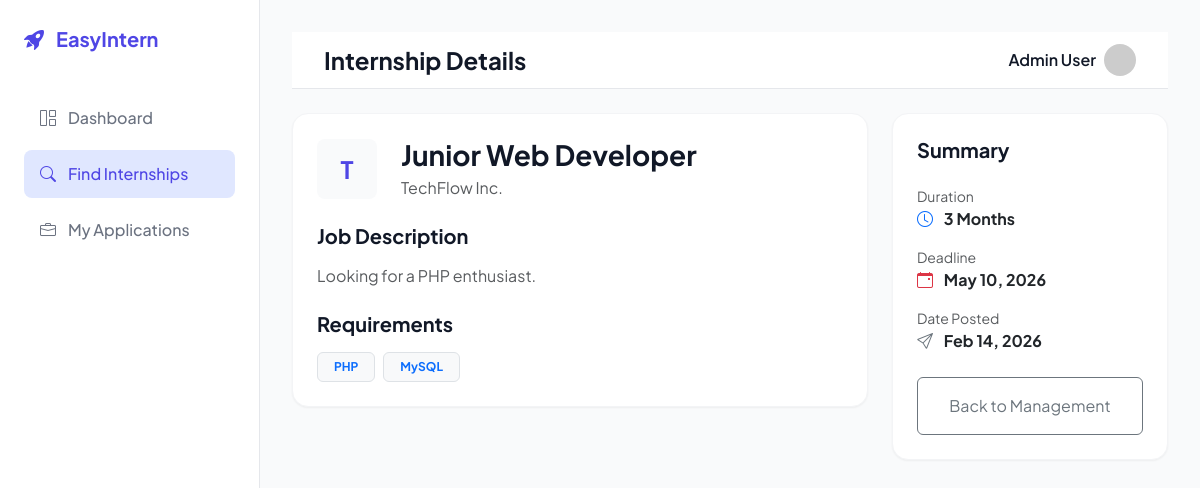
Screenshot of /internship_details.php?id=1 (signed in) with the database file from the repository.
### tables this page shows
CREATE TABLE IF NOT EXISTS internships (
    id INT AUTO_INCREMENT PRIMARY KEY,
    company_id INT,
    title VARCHAR(255) NOT NULL,
    description TEXT NOT NULL,
    requirements TEXT,  
    duration VARCHAR(100),
    deadline DATE,
    company_name VARCHAR(255),
    status ENUM('Active', 'Expired') DEFAULT 'Active',
    created_at TIMESTAMP DEFAULT CURRENT_TIMESTAMP,
    FOREIGN KEY (company_id) REFERENCES users(id) ON DELETE CASCADE
);

### internship_details.php (the view, shortened to what this page needs)
<?php
require 'includes/db.php';
$id = $_GET['id'] ?? null;
$stmt = $pdo->prepare("SELECT * FROM internships WHERE id = ?");
$stmt->execute([$id]);
$intern = $stmt->fetch();
$role = $_SESSION['role'];
?>
<!DOCTYPE html>
<html lang="en">
<head>
    <link href="https://cdn.jsdelivr.net/npm/bootstrap@5.3.0/dist/css/bootstrap.min.css" rel="stylesheet">
    <link rel="stylesheet" href="assets/css/saas-style.css">
    <link rel="stylesheet" href="https://cdn.jsdelivr.net/npm/bootstrap-icons@1.11.1/font/bootstrap-icons.css">
</head>
<body>
<div class="dashboard-wrapper">
    <aside class="sidebar">
        <div class="sidebar-logo">
            <?php if ($role === 'Company'): ?>
                <i class="bi bi-building-fill-check"></i> TechFlow
            <?php else: ?>
                <i class="bi bi-rocket-takeoff-fill"></i> EasyIntern
            <?php endif; ?>
        </div>
        <nav class="d-flex flex-column h-100">
            <?php if ($role === 'Company'): ?>
                <a href="company_dashboard.php" class="nav-item"><i class="bi bi-grid-1x2"></i> Overview</a>
                <a href="post_internship.php" class="nav-item"><i class="bi bi-plus-circle"></i> Post New</a>
                <a href="manage_internships.php" class="nav-item active"><i class="bi bi-list-task"></i> My Internships</a>
                <a href="all_applications.php" class="nav-item"><i class="bi bi-people"></i> Applicants</a>
            <?php else: ?>
                <a href="student_dashboard.php" class="nav-item"><i class="bi bi-grid-1x2"></i> Dashboard</a>
                <a href="internships.php" class="nav-item active"><i class="bi bi-search"></i> Find Internships</a>
                <a href="applications.php" class="nav-item"><i class="bi bi-briefcase"></i> My Applications</a>
            <?php endif; ?>
        </nav>
    </aside>
    <main class="main-content">
        <header class="top-navbar mb-4">
            <h4 class="mb-0 fw-bold me-auto">Internship Details</h4>
            <div class="d-flex align-items-center gap-2">
                <span class="fw-semibold"><?php echo htmlspecialchars($_SESSION['name']); ?></span>
                <img src="https://ui-avatars.com/api/?name=<?php echo urlencode($_SESSION['name']); ?>&background=4f46e5&color=fff" class="rounded-circle" width="32">
            </div>
        </header>
        <div class="row g-4">
            <div class="col-lg-8">
                <div class="glass-card mb-4">
                    <div class="d-flex align-items-center gap-4 mb-4">
                        <div class="company-logo" style="width: 60px; height: 60px; font-size: 1.5rem;">
                            <?php echo substr($intern['company_name'], 0, 1); ?>
                        </div>
                        <div>
                            <h3 class="fw-bold mb-1"><?php echo htmlspecialchars($intern['title']); ?></h3>
                            <p class="text-muted mb-0"><?php echo htmlspecialchars($intern['company_name']); ?></p>
                        </div>
                    </div>
                    <h5 class="fw-bold mb-3">Job Description</h5>
                    <p class="text-muted" style="white-space: pre-line;"><?php echo htmlspecialchars($intern['description']); ?></p>
                    <h5 class="fw-bold mb-3 mt-4">Requirements</h5>
                    <div class="d-flex flex-wrap gap-2">
                        <?php
                        $reqs = explode(',', $intern['requirements']);
                        foreach($reqs as $req): if(trim($req)):
                        ?>
                            <span class="badge bg-light text-primary border px-3 py-2"><?php echo htmlspecialchars(trim($req)); ?></span>
                        <?php endif; endforeach; ?>
                    </div>
                </div>
            </div>
            <div class="col-lg-4">
                <div class="glass-card mb-4">
                    <h5 class="fw-bold mb-4">Summary</h5>
                    <div class="mb-3">
                        <label class="small text-muted d-block">Duration</label>
                        <span class="fw-bold text-dark"><i class="bi bi-clock me-2 text-primary"></i> <?php echo $intern['duration']; ?></span>
                    </div>
                    <div class="mb-3">
                        <label class="small text-muted d-block">Deadline</label>
                        <span class="fw-bold text-dark"><i class="bi bi-calendar-event me-2 text-danger"></i> <?php echo date('M d, Y', strtotime($intern['deadline'])); ?></span>
                    </div>
                    <div class="mb-4">
                        <label class="small text-muted d-block">Date Posted</label>
                        <span class="fw-bold text-dark"><i class="bi bi-send me-2 text-secondary"></i> <?php echo date('M d, Y', strtotime($intern['created_at'])); ?></span>
                    </div>
                    <?php if ($role === 'Student'): ?>
                        <a href="apply.php?id=<?php echo $intern['id']; ?>" class="btn-indigo w-100 py-3 text-center text-decoration-none">Apply Now</a>
                    <?php else: ?>
                        <a href="manage_internships.php" class="btn btn-outline-secondary w-100 py-3">Back to Management</a>
                    <?php endif; ?>
                </div>
            </div>
        </div>
    </main>
</div>
</body>
</html>

### assets/css/saas-style.css (style rules this page uses)
:root { --primary: #4f46e5; --primary-light: #e0e7ff; --secondary: #10b981; --bg-light: #f9fafb; --bg-white: #ffffff; --text-dark: #111827; --text-muted: #6b7280; --sidebar-width: 260px; --transition: all 0.3s cubic-bezier(0.4, 0, 0.2, 1); --shadow-sm: 0 1px 2px 0 rgb(0 0 0 / 0.05); --shadow-md: 0 4px 6px -1px rgb(0 0 0 / 0.1), 0 2px 4px -2px rgb(0 0 0 / 0.1); }
body { font-family: 'Plus Jakarta Sans', sans-serif; background-color: var(--bg-light); color: var(--text-dark); overflow-x: hidden; }
.dashboard-wrapper { display: flex; min-height: 100vh; }
.sidebar { width: var(--sidebar-width); background: var(--bg-white); border-right: 1px solid #e5e7eb; padding: 1.5rem; position: fixed; height: 100vh; z-index: 50; transition: var(--transition); }
.sidebar-logo { font-size: 1.25rem; font-weight: 700; color: var(--primary); display: flex; align-items: center; gap: 0.75rem; margin-bottom: 2.5rem; }
.nav-item { display: flex; align-items: center; gap: 0.75rem; padding: 0.75rem 1rem; border-radius: 0.5rem; color: var(--text-muted); text-decoration: none; font-weight: 500; margin-bottom: 0.5rem; transition: var(--transition); }
.nav-item:hover, .nav-item.active { background: var(--primary-light); color: var(--primary); }
.main-content { margin-left: var(--sidebar-width); flex: 1; padding: 2rem; }
.top-navbar { background: var(--bg-white); padding: 0.75rem 2rem; border-bottom: 1px solid #e5e7eb; display: flex; justify-content: flex-end; align-items: center; gap: 1.5rem; position: sticky; top: 0; z-index: 40; }
.glass-card { background: var(--bg-white); border-radius: 1rem; border: 1px solid #f3f4f6; padding: 1.5rem; box-shadow: var(--shadow-sm); transition: var(--transition); }
.company-logo { width: 48px; height: 48px; border-radius: 0.5rem; background: var(--bg-light); display: flex; align-items: center; justify-content: center; font-weight: 700; color: var(--primary); }

### rows the page displays
internships: company_name "T", title "Junior Web Developer", company_name "TechFlow Inc.", description "Looking for a PHP enthusiast.", requirements "PHP", requirements "MySQL", duration "3 Months", deadline "May 10, 2026", created_at "Feb 14, 2026"

### other values shown
$_SESSION['name'] "Admin User"
